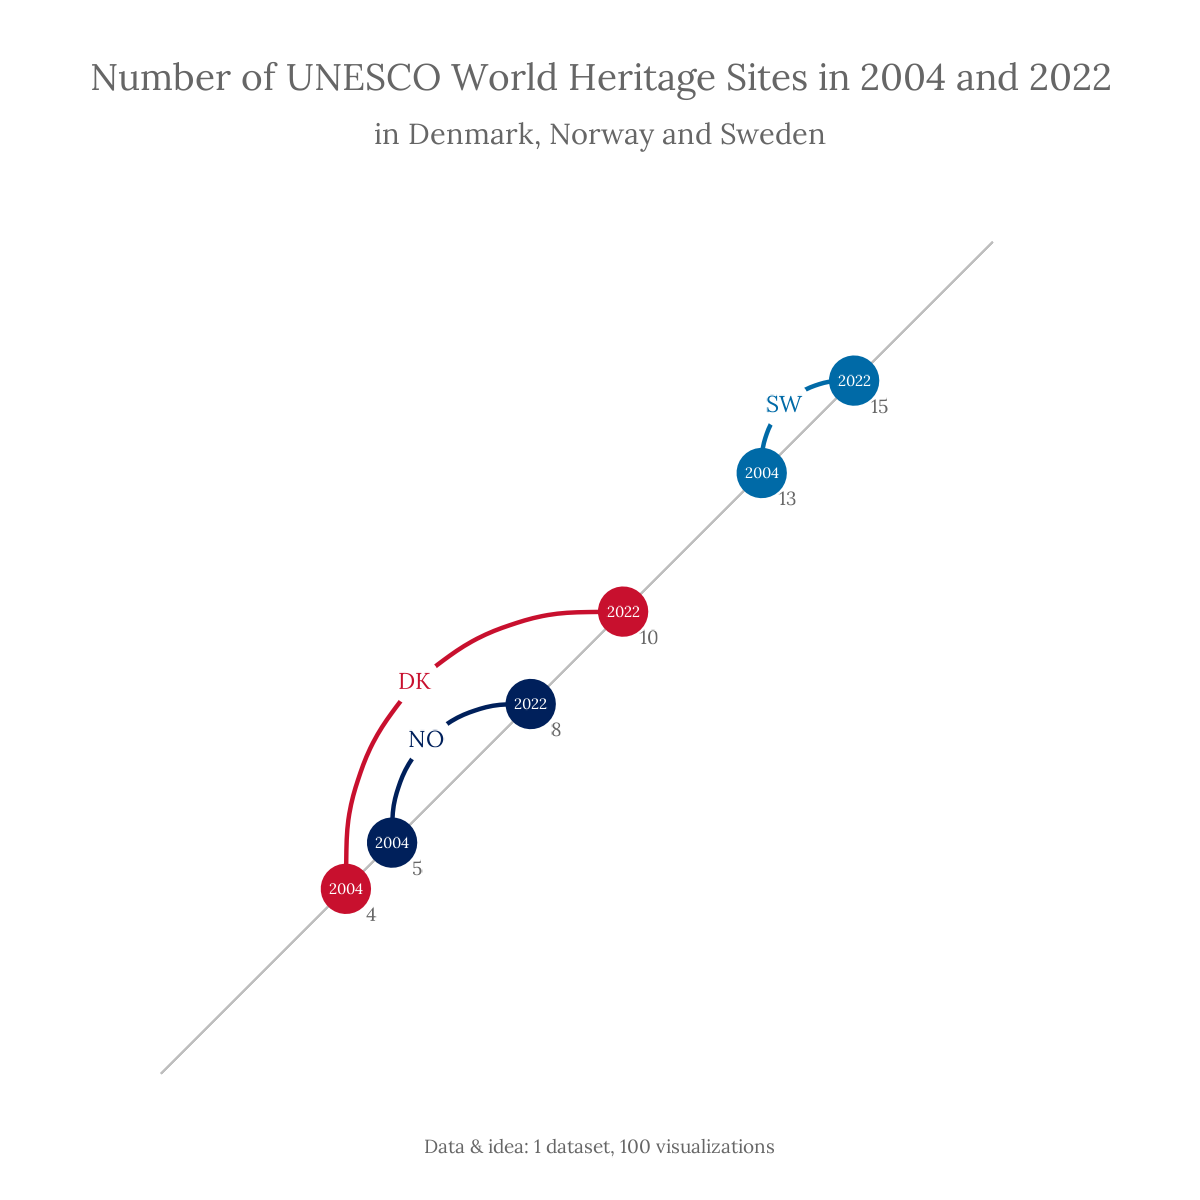

Here is the R script that generated this plot:


library(tidyverse)
library(showtext)

font_add_google("Lora", "font")
showtext_auto()

## https://stackoverflow.com/questions/49327247/add-labels-to-the-center-of-a-geom-curve-line-ggplot
library(grid)

# Find origin of rotation
# Rotate around that origin
calcControlPoints <- function(x1, y1, x2, y2, curvature, angle, ncp,
                              debug=FALSE) {
  # Negative curvature means curve to the left
  # Positive curvature means curve to the right
  # Special case curvature = 0 (straight line) has been handled
  xm <- (x1 + x2)/2
  ym <- (y1 + y2)/2
  dx <- x2 - x1
  dy <- y2 - y1
  slope <- dy/dx
  
  # Calculate "corner" of region to produce control points in
  # (depends on 'angle', which MUST lie between 0 and 180)
  # Find by rotating start point by angle around mid point
  if (is.null(angle)) {
    # Calculate angle automatically
    angle <- ifelse(slope < 0,
                    2*atan(abs(slope)),
                    2*atan(1/slope))
  } else {
    angle <- angle/180*pi
  }
  sina <- sin(angle)
  cosa <- cos(angle)
  # FIXME:  special case of vertical or horizontal line ?
  cornerx <- xm + (x1 - xm)*cosa - (y1 - ym)*sina
  cornery <- ym + (y1 - ym)*cosa + (x1 - xm)*sina
  
  # Debugging
  if (debug) {
    grid.points(cornerx, cornery, default.units="inches",
                pch=16, size=unit(3, "mm"),
                gp=gpar(col="grey"))
  }
  
  # Calculate angle to rotate region by to align it with x/y axes
  beta <- -atan((cornery - y1)/(cornerx - x1))
  sinb <- sin(beta)
  cosb <- cos(beta)
  # Rotate end point about start point to align region with x/y axes
  newx2 <- x1 + dx*cosb - dy*sinb
  newy2 <- y1 + dy*cosb + dx*sinb
  
  # Calculate x-scale factor to make region "square"
  # FIXME:  special case of vertical or horizontal line ?
  scalex <- (newy2 - y1)/(newx2 - x1)
  # Scale end points to make region "square"
  newx1 <- x1*scalex
  newx2 <- newx2*scalex
  
  # Calculate the origin in the "square" region
  # (for rotating start point to produce control points)
  # (depends on 'curvature')
  # 'origin' calculated from 'curvature'
  ratio <- 2*(sin(atan(curvature))^2)
  origin <- curvature - curvature/ratio
  # 'hand' also calculated from 'curvature'
  if (curvature > 0)
    hand <- "right"
  else
    hand <- "left"
  oxy <- calcOrigin(newx1, y1, newx2, newy2, origin, hand)
  ox <- oxy$x
  oy <- oxy$y
  
  # Calculate control points
  # Direction of rotation depends on 'hand'
  dir <- switch(hand,
                left=-1,
                right=1)
  # Angle of rotation depends on location of origin
  maxtheta <- pi + sign(origin*dir)*2*atan(abs(origin))
  theta <- seq(0, dir*maxtheta,
               dir*maxtheta/(ncp + 1))[c(-1, -(ncp + 2))]
  costheta <- cos(theta)
  sintheta <- sin(theta)
  # May have BOTH multiple end points AND multiple
  # control points to generate (per set of end points)
  # Generate consecutive sets of control points by performing
  # matrix multiplication
  cpx <- ox + ((newx1 - ox) %*% t(costheta)) -
    ((y1 - oy) %*% t(sintheta))
  cpy <- oy + ((y1 - oy) %*% t(costheta)) +
    ((newx1 - ox) %*% t(sintheta))
  
  # Reverse transformations (scaling and rotation) to
  # produce control points in the original space
  cpx <- cpx/scalex
  sinnb <- sin(-beta)
  cosnb <- cos(-beta)
  finalcpx <- x1 + (cpx - x1)*cosnb - (cpy - y1)*sinnb
  finalcpy <- y1 + (cpy - y1)*cosnb + (cpx - x1)*sinnb
  
  # Debugging
  if (debug) {
    ox <- ox/scalex
    fox <- x1 + (ox - x1)*cosnb - (oy - y1)*sinnb
    foy <- y1 + (oy - y1)*cosnb + (ox - x1)*sinnb
    grid.points(fox, foy, default.units="inches",
                pch=16, size=unit(1, "mm"),
                gp=gpar(col="grey"))
    grid.circle(fox, foy, sqrt((ox - x1)^2 + (oy - y1)^2),
                default.units="inches",
                gp=gpar(col="grey"))
  }
  
  list(x=as.numeric(t(finalcpx)), y=as.numeric(t(finalcpy)))
}

calcOrigin <- function(x1, y1, x2, y2, origin, hand) {
  # Positive origin means origin to the "right"
  # Negative origin means origin to the "left"
  xm <- (x1 + x2)/2
  ym <- (y1 + y2)/2
  dx <- x2 - x1
  dy <- y2 - y1
  slope <- dy/dx
  oslope <- -1/slope
  # The origin is a point somewhere along the line between
  # the end points, rotated by 90 (or -90) degrees
  # Two special cases:
  # If slope is non-finite then the end points lie on a vertical line, so
  # the origin lies along a horizontal line (oslope = 0)
  # If oslope is non-finite then the end points lie on a horizontal line,
  # so the origin lies along a vertical line (oslope = Inf)
  tmpox <- ifelse(!is.finite(slope),
                  xm,
                  ifelse(!is.finite(oslope),
                         xm + origin*(x2 - x1)/2,
                         xm + origin*(x2 - x1)/2))
  tmpoy <- ifelse(!is.finite(slope),
                  ym + origin*(y2 - y1)/2,
                  ifelse(!is.finite(oslope),
                         ym,
                         ym + origin*(y2 - y1)/2))
  # ALWAYS rotate by -90 about midpoint between end points
  # Actually no need for "hand" because "origin" also
  # encodes direction
  # sintheta <- switch(hand, left=-1, right=1)
  sintheta <- -1
  ox <- xm - (tmpoy - ym)*sintheta
  oy <- ym + (tmpox - xm)*sintheta
  
  list(x=ox, y=oy)
}

## End

cols <- c("#C8102E", "#00205B", "#006AA7")

heritage <-
  readr::read_csv(
    'https://raw.githubusercontent.com/rfordatascience/tidytuesday/master/data/2024/2024-02-06/heritage.csv'
  )

wide <- heritage

wide <- wide %>% 
  mutate(midx = calcControlPoints(x1 = `2004`, y1 = `2004`, x2 = `2022`, y2 = `2022`, 
                                  angle = 90, 
                                  curvature = -0.5, 
                                  ncp = 1)$x) %>% 
  mutate(midy = calcControlPoints(x1 = `2004`, y1 = `2004`, x2 = `2022`, y2 = `2022`, 
                                  angle = 90, 
                                  curvature = -0.5, 
                                  ncp = 1)$y) %>% 
  mutate(label = case_when(country == "Denmark" ~ "DK",
                           country == "Norway" ~"NO",
                           country == "Sweden" ~ "SW"))

long <- heritage %>%
  pivot_longer(`2004`:`2022`, names_to = "year", values_to = "n")

long %>%
  ggplot(aes(x = n, y = n, colour = country)) +
  geom_segment(aes(x = 0, xend = 18, y = 0, yend = 18),
               colour = "grey",
               linewidth = 0.2) +
  geom_point(size = 5,
             show.legend = FALSE) +
  geom_curve(
    data = wide,
    aes(
      x = `2004`,
      xend = `2022`,
      y = `2004`,
      yend = `2022`
    ),
    curvature = -0.5,
    show.legend = FALSE
  ) +
  geom_text(aes(label = year),
            colour = "white",
            family = "font") +
  geom_text(aes(x = n + 0.55, y = n - 0.55, label = n),
            size = 5,
            colour = "grey40",
            family = "font") +
  geom_point(
    data = wide,
    aes(x = midx, y = midy),
    size = 5,
    colour = "white"
  ) +
  geom_text(data = wide,
            aes(x = midx, y = midy, label = label,colour = country),
            size = 6,
            family = "font",
            show.legend = FALSE) +
  scale_colour_manual(values = cols) +
  labs(title = "Number of UNESCO World Heritage Sites in 2004 and 2022",
       subtitle = "in Denmark, Norway and Sweden",
       caption = "Data & idea: 1 dataset, 100 visualizations") +
  coord_fixed(xlim = c(0,19),
                  ylim = c(0,19)) +
  theme_void() +
  theme(
    text = element_text(family = "font",
                        colour = "grey40"),
    plot.title = element_text(size = 28,
                              hjust = 0.5),
    plot.subtitle = element_text(size = 22,
                                 hjust = 0.5),
    plot.caption = element_text(size = 14,
                                hjust = 0.5),
    plot.margin = margin(10,10,10,10)
  )

ggsave(
  "./2024/2024-02-06/2024-02-06.png",
  bg = "white",
  width = 4,
  height = 4
)
